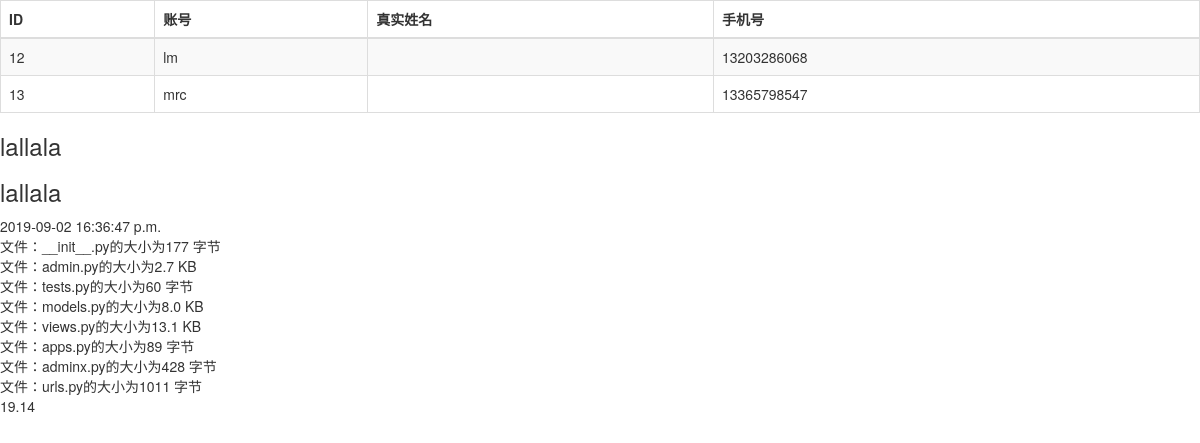
Screenshot of /user/store with the database file from the repository.
### mainapp/models.py (models this page shows, shortened)
class UserEntity(models.Model):
    name = models.CharField(max_length=20, verbose_name='账号')
    age = models.IntegerField(default=0, verbose_name='年龄')
    phone = models.CharField(max_length=11, verbose_name='手机号', blank=True, null=True,validators=[UserValidator.valid_phone])
    pwd = models.CharField(max_length=10,verbose_name='密码',null=True,blank=True)
    class Meta:
        db_table = 't_user'
        verbose_name = '客户管理'
        verbose_name_plural = verbose_name
    objects = UserManage()

### mainapp/views.py (the view)
# urls.py: path('store',find_store),
def find_store(request):
    user = UserEntity.objects.all()
    msg = "最优秀的学员"
    info = '<h3>lallala</h3>'
    size = os.path.getsize('mainapp/models.py')
    file_dir = os.path.join(settings.BASE_DIR,'mainapp/')
    files = {path:os.stat(file_dir+path) for path in os.listdir(file_dir) if os.path.isfile( file_dir + path)}
    template = loader.get_template('store/list.html')
    html = template.render(context={
        'msg':msg,
        'users':user,
        'info':info,
        'time':datetime.now(),
        "file":files,
        "float":19.13549
    })
    return  HttpResponse(html,status=200)  #增加响应头？？？

### templates/store/list.html (shortened to what this page needs)
{% extends 'fruit/base.html' %}
{% block content %}
        <table class="table table-bordered table-striped table-hover">
            <thead>
                <th>ID</th>
                <th>账号</th>
                <th>真实姓名</th>
                <th>手机号</th>
            </thead>
                <tbody >
                {% for user in users %}
                    <tr class="{% cycle "even" "" %}" >
                        <td>{{ user.id }}</td>
                        <td>{{ user.name }}</td>
                        <td>{{ user.realprofile.real_name }}</td>
                        <td>{{ user.phone }}</td>
                     </tr>
                {% endfor %}
                </tbody>
        </table>
        {{ info | safe }}
        {% autoescape off %}
            {{ info }}
        {% endautoescape %}
    {{ time|date:'Y-m-d H:i:s a'}}
    <br>
    {% for path, f_stat in file.items %}文件：{{ path }}的大小为{{ f_stat.st_size |filesizeformat }}<br>{% endfor %}
    {{ float | floatformat:2 }}
{% endblock %}

### rows the page displays
UserEntity: id "12", name "lm", phone "13203286068"
UserEntity: id "13", name "mrc", phone "13365798547"

### other values shown
{{ info | safe }} "lallala"
{{ info }} "lallala"
{{ path }} "__init__.py" "admin.py" "tests.py" "models.py" "views.py" "apps.py" "adminx.py" "urls.py"
{{ f_stat.st_size |filesizeformat }} "177 字节" "2.7 KB" "60 字节" "8.0 KB" "13.1 KB" "89 字节" "428 字节" "1011 字节"
{{ float | floatformat:2 }} "19.14"
